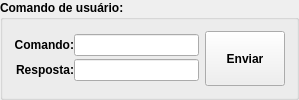
        <widget class="QGroupBox" name="gbComandoUsuario">
         <property name="font">
          <font>
           <weight>75</weight>
           <bold>true</bold>
          </font>
         </property>
         <property name="title">
          <string>Comando de usuário:</string>
         </property>
         <layout class="QHBoxLayout" name="horizontalLayout_14">
          <property name="sizeConstraint">
           <enum>QLayout::SetMaximumSize</enum>
          </property>
          <item>
           <layout class="QGridLayout" name="gridLayout">
            <property name="spacing">
             <number>0</number>
            </property>
            <item row="0" column="0">
             <widget class="QLabel" name="label_12">
              <property name="font">
               <font>
                <weight>75</weight>
                <bold>true</bold>
               </font>
              </property>
              <property name="text">
               <string>Comando:</string>
              </property>
              <property name="alignment">
               <set>Qt::AlignRight|Qt::AlignTrailing|Qt::AlignVCenter</set>
              </property>
             </widget>
            </item>
            <item row="0" column="1">
             <widget class="QLineEdit" name="leComando">
              <property name="inputMask">
               <string>xxxxxxxxxxxxxxxxx</string>
              </property>
             </widget>
            </item>
            <item row="1" column="0">
             <widget class="QLabel" name="label_13">
              <property name="font">
               <font>
                <weight>75</weight>
                <bold>true</bold>
               </font>
              </property>
              <property name="text">
               <string>Resposta:</string>
              </property>
              <property name="alignment">
               <set>Qt::AlignRight|Qt::AlignTrailing|Qt::AlignVCenter</set>
              </property>
             </widget>
            </item>
            <item row="1" column="1">
             <widget class="QLineEdit" name="leResposta">
              <property name="text">
               <string notr="true"/>
              </property>
              <property name="readOnly">
               <bool>true</bool>
              </property>
             </widget>
            </item>
           </layout>
          </item>
          <item>
           <widget class="QPushButton" name="pbEnviar">
            <property name="sizePolicy">
             <sizepolicy hsizetype="MinimumExpanding" vsizetype="MinimumExpanding">
              <horstretch>0</horstretch>
              <verstretch>0</verstretch>
             </sizepolicy>
            </property>
            <property name="minimumSize">
             <size>
              <width>80</width>
              <height>0</height>
             </size>
            </property>
            <property name="maximumSize">
             <size>
              <width>80</width>
              <height>16777215</height>
             </size>
            </property>
            <property name="text">
             <string>Enviar</string>
            </property>
           </widget>
          </item>
         </layout>
        </widget>
